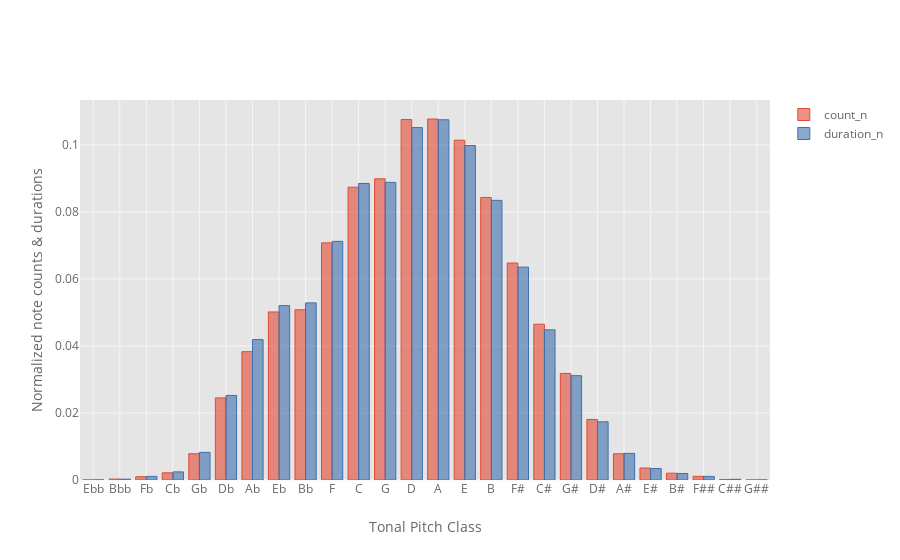

Notebook code for this chart:
### Code cell
tpc_distribution[['count_n', 'duration_n']].iplot('bar', xTitle='Tonal Pitch Class', yTitle='Normalized note counts & durations')

### Figure 1 — Plotly figure (JSON) as saved in the notebook; plotly's stock layout.template omitted (floating-point values rounded to 4 significant figures)
{"data": [{"marker": {"color": "rgba(226, 74, 51, 0.6)", "line": {"color": "rgba(226, 74, 51, 1.0)", "width": 1}}, "name": "count_n", "orientation": "v", "text": "", "type": "bar", "uid": "ae1f8b29-4fd9-4616-a40e-0d1af82db358", "x": ["Ebb", "Bbb", "Fb", "Cb", "Gb", "Db", "Ab", "Eb", "Bb", "F", "C", "G", "D", "A", "E", "B", "F#", "C#", "G#", "D#", "A#", "E#", "B#", "F##", "C##", "G##"], "y": [1.964e-05, 0.000275, 0.0009822, 0.002151, 0.007838, 0.02451, 0.03831, 0.05015, 0.05081, 0.07077, 0.08739, 0.08989, 0.1076, 0.1077, 0.1014, 0.08432, 0.06476, 0.0465, 0.03179, 0.01806, 0.007838, 0.003585, 0.002033, 0.00109, 0.0001572, 1.964e-05]}, {"marker": {"color": "rgba(62, 111, 176, 0.6)", "line": {"color": "rgba(62, 111, 176, 1.0)", "width": 1}}, "name": "duration_n", "orientation": "v", "text": "", "type": "bar", "uid": "14b89278-740c-4e3b-97ad-ac3ade1e8959", "x": ["Ebb", "Bbb", "Fb", "Cb", "Gb", "Db", "Ab", "Eb", "Bb", "F", "C", "G", "D", "A", "E", "B", "F#", "C#", "G#", "D#", "A#", "E#", "B#", "F##", "C##", "G##"], "y": [2.156e-05, 0.0002453, 0.001078, 0.002417, 0.008253, 0.02523, 0.0419, 0.05204, 0.05286, 0.07122, 0.0885, 0.08882, 0.1052, 0.1075, 0.09981, 0.08346, 0.06353, 0.04481, 0.03113, 0.01736, 0.00794, 0.003428, 0.001949, 0.001071, 0.0002049, 1.078e-05]}], "layout": {"autosize": true, "legend": {"bgcolor": "#FFFFFF", "font": {"color": "#666666"}}, "paper_bgcolor": "#FFFFFF", "plot_bgcolor": "#E5E5E5", "title": {"font": {"color": "#151516"}}, "xaxis": {"autorange": true, "gridcolor": "#F6F6F6", "range": [-0.5, 25.5], "showgrid": true, "tickfont": {"color": "#666666"}, "title": {"font": {"color": "#666666"}, "text": "Tonal Pitch Class"}, "type": "category", "zerolinecolor": "#F6F6F6"}, "yaxis": {"autorange": true, "gridcolor": "#F6F6F6", "range": [0, 0.1134], "showgrid": true, "tickfont": {"color": "#666666"}, "title": {"font": {"color": "#666666"}, "text": "Normalized note counts & durations"}, "type": "linear", "zerolinecolor": "#F6F6F6"}}}
